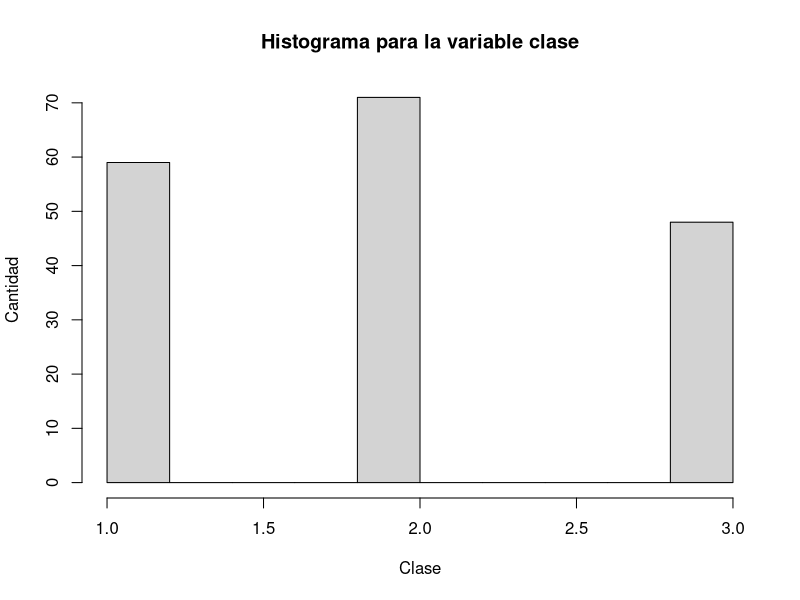
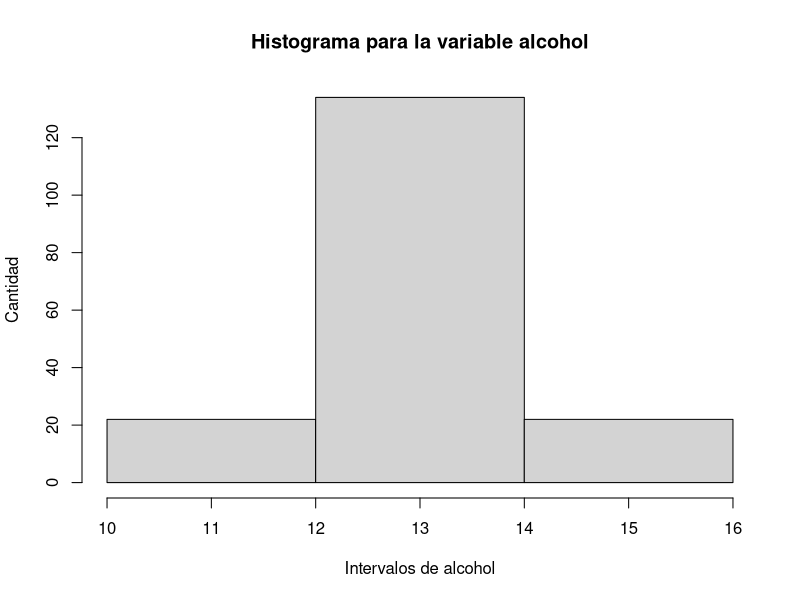
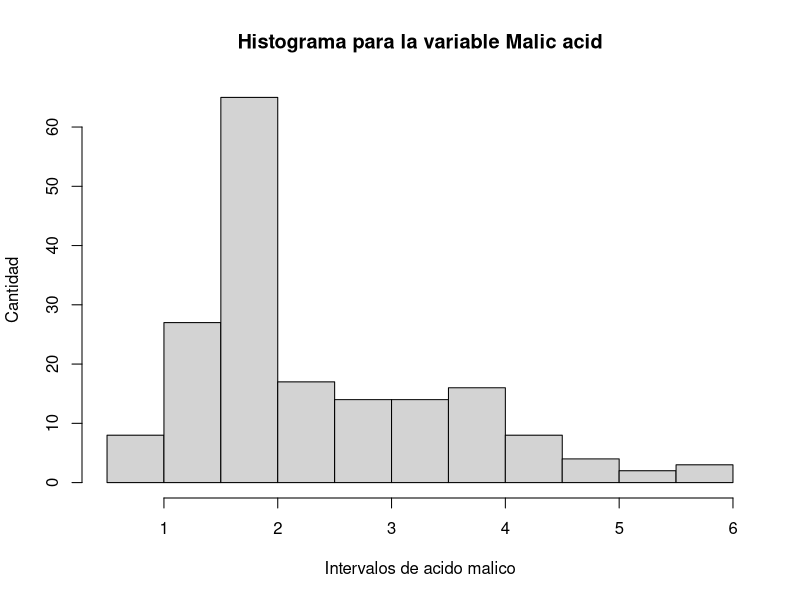
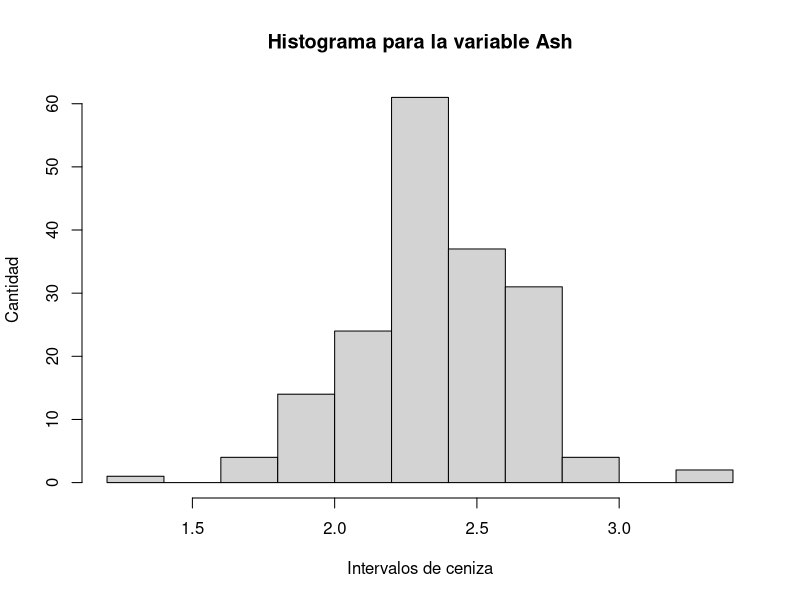
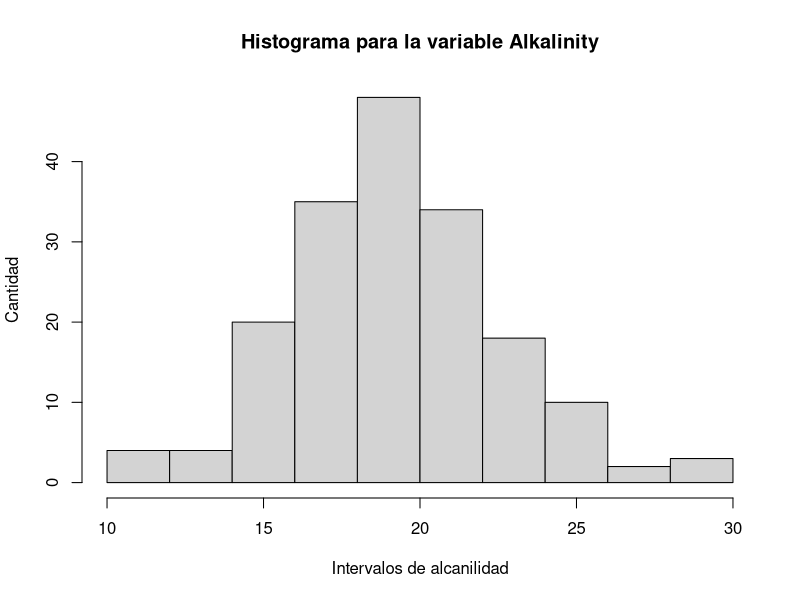
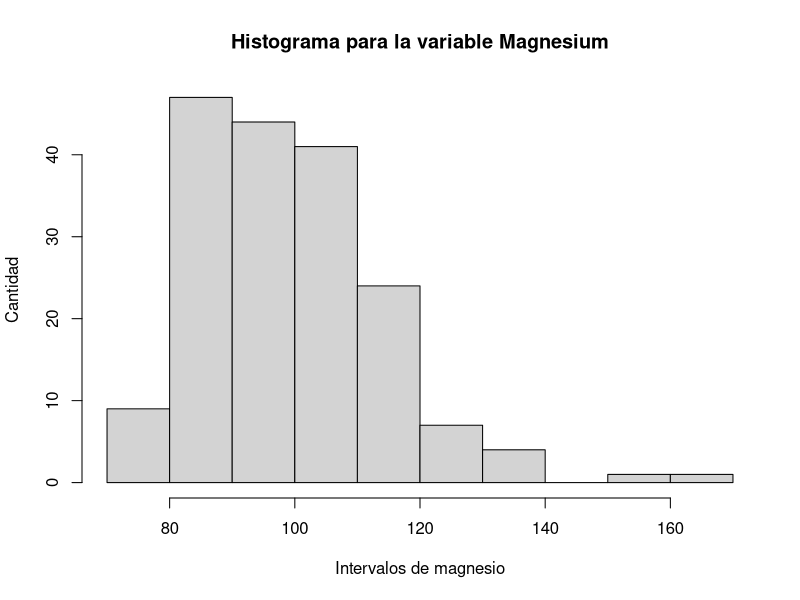
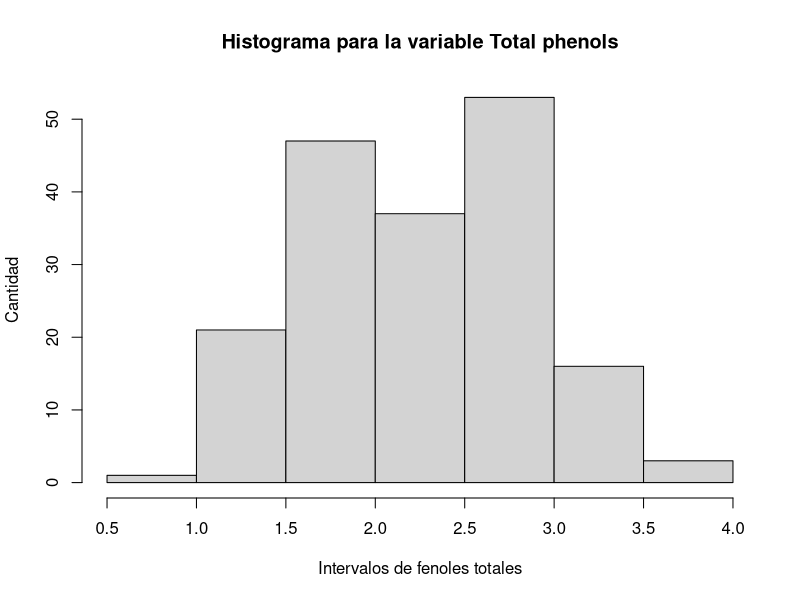
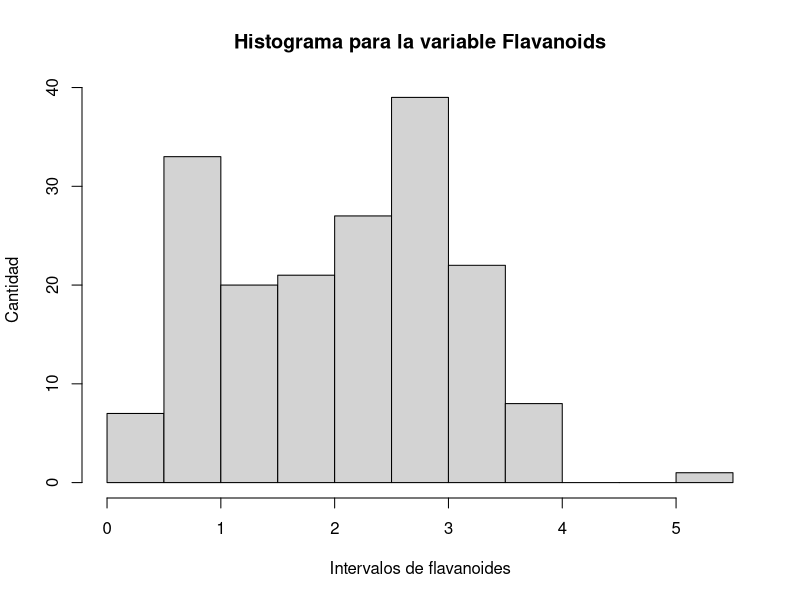

The R script that drew these images, in order:
data <- read.csv("wine.data", header=TRUE, sep=",")

#data
#write.csv(t(summary(data)), "summary.txt")

#summary(data)

#varianza, covarianza, 
varianza <- c()
coefvar <- c()
promedio <- c()
for (i in 1:14)
{
    varianza <- c(varianza,var(data[,i]))
    promedio <- c(promedio, mean(data[,i]))
}

coefVar <- function(des, med) { return(des/abs(med)) }
coefvar <- coefVar(sqrt(varianza), promedio)

#write.csv(round(coefvar,3), "asd.txt")
#write.csv(round(varianza,3), "asd2.txt")

#Se crean los graficos de los histogramas
jpeg("img/a1.jpeg")
hist(data[,1], breaks=9, xlab="Clase", ylab="Cantidad", main="Histograma para la variable clase")
dev.off()

jpeg("img/a2.jpeg")
hist(data[,2], breaks=2, xlab="Intervalos de alcohol", ylab="Cantidad", main="Histograma para la variable alcohol")
dev.off()

jpeg("img/a3.jpeg")
hist(data[,3], breaks=9, xlab="Intervalos de acido malico", ylab="Cantidad", main="Histograma para la variable Malic acid")
dev.off()

jpeg("img/a4.jpeg")
hist(data[,4], breaks=9, xlab="Intervalos de ceniza", ylab="Cantidad", main="Histograma para la variable Ash")
dev.off()

jpeg("img/a5.jpeg")
hist(data[,5], breaks=9, xlab="Intervalos de alcanilidad", ylab="Cantidad", main="Histograma para la variable Alkalinity")
dev.off()

jpeg("img/a6.jpeg")
hist(data[,6], breaks=9, xlab="Intervalos de magnesio", ylab="Cantidad", main="Histograma para la variable Magnesium")
dev.off()

jpeg("img/a7.jpeg")
hist(data[,7], breaks=9, xlab="Intervalos de fenoles totales", ylab="Cantidad", main="Histograma para la variable Total phenols")
dev.off()

jpeg("img/a8.jpeg")
hist(data[,8], breaks=9, xlab="Intervalos de flavanoides", ylab="Cantidad", main="Histograma para la variable Flavanoids")
dev.off()

jpeg("img/a9.jpeg")
hist(data[,9], breaks=9, xlab="Intervalos de fenoles no flavanoides", ylab="Cantidad", main="Histograma para la variable Nonflavanoid phenols")
dev.off()

jpeg("img/a10.jpeg")
hist(data[,10], breaks=9, xlab="Intervalos de proanthocyanins", ylab="Cantidad", main="Histograma para la variable Proanthocyanidins")
dev.off()

jpeg("img/a11.jpeg")
hist(data[,11], breaks=9, xlab="Intervalos de intensidad de color", ylab="Cantidad", main="Histograma para la variable Color intensity")
dev.off()

jpeg("img/a12.jpeg")
hist(data[,12], breaks=9, xlab="Intervalos de matiz", ylab="Cantidad", main="Histograma para la variable Hue")
dev.off()

jpeg("img/a13.jpeg")
hist(data[,13], breaks=9, xlab="Intervalos de OD280/OD315", ylab="Cantidad", main="Histograma para la variable OD280/OD315 of diluted wines")
dev.off()

jpeg("img/a14.jpeg")
hist(data[,14], breaks=9, xlab="Intervalos de prolina", ylab="Cantidad", main="Histograma para la variable Proline")
dev.off()